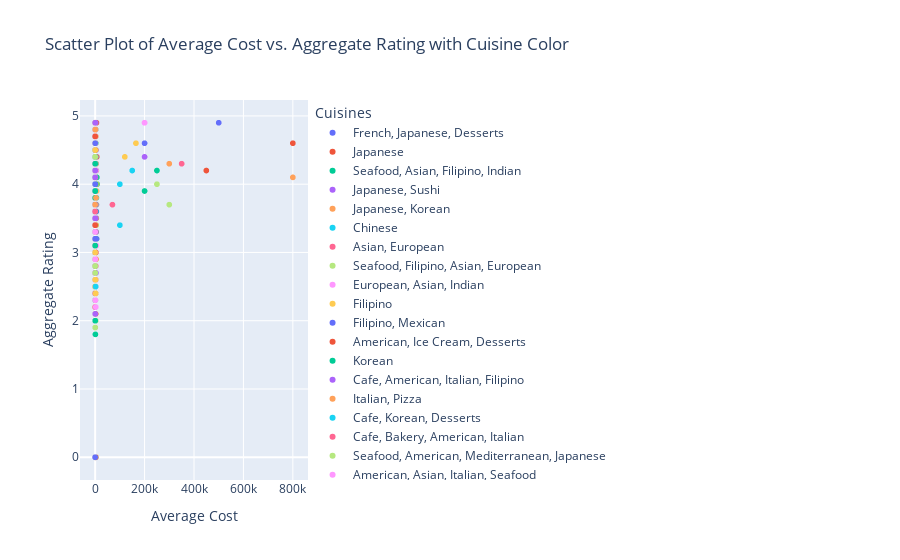

This figure's notebook cell:
### Markdown cell above
cost analysis

### Code cell
# Scatter Plot for Average Cost vs. Aggregate Rating with Color by Cuisine
scatter_plot_cost_rating_color = px.scatter(merged_data, x='Average Cost for two', y='Aggregate rating',
                                            color='Cuisines',
                                            title='Scatter Plot of Average Cost vs. Aggregate Rating with Cuisine Color',
                                            labels={'Average Cost for two': 'Average Cost', 'Aggregate rating': 'Aggregate Rating'})
scatter_plot_cost_rating_color.show()
